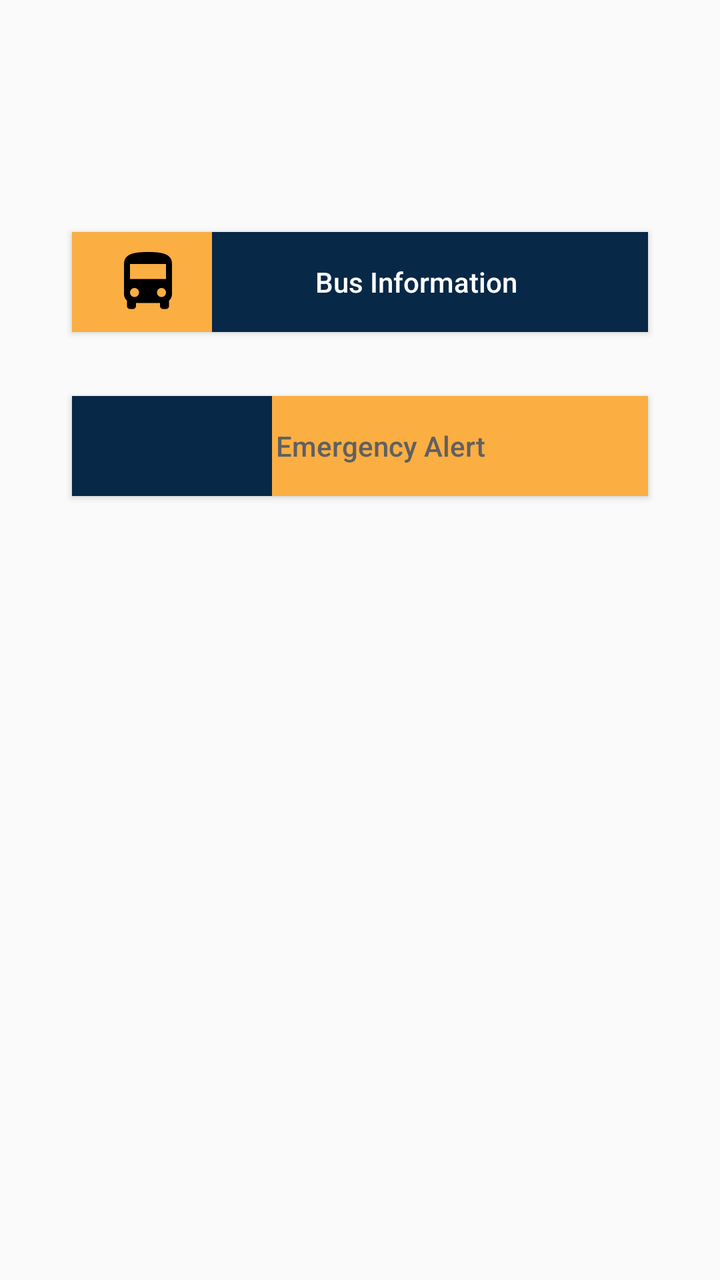
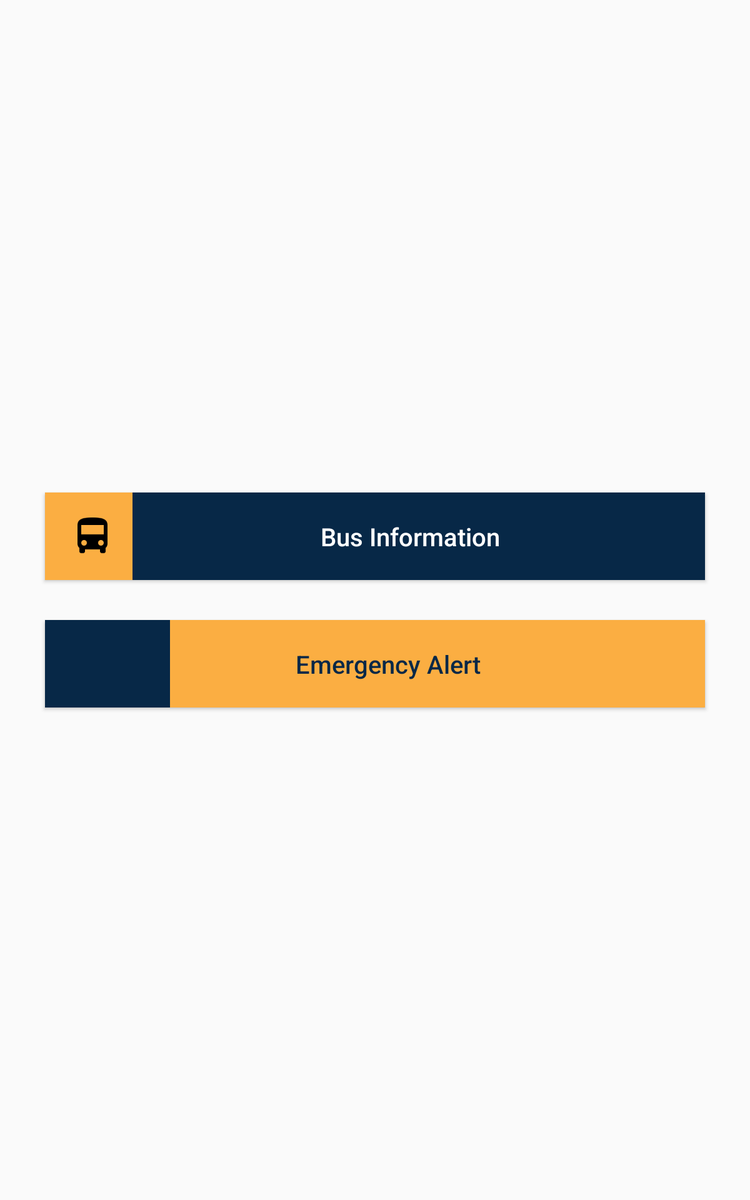

First picture: res/layout/ on a phone held upright. Second picture: the repository's own variant of that layout, on a device whose configuration matches the variant's folder. Source for both follows.
<!-- AndroidManifest.xml: application theme AppTheme -->
<!-- res/layout/driver_fregment.xml -->
<?xml version="1.0" encoding="utf-8"?>
<LinearLayout
    xmlns:android="http://schemas.android.com/apk/res/android"
    android:layout_width="match_parent"
    android:layout_height="match_parent"
    android:orientation="vertical"
    android:layout_gravity="center"
    android:paddingHorizontal="20dp"
    android:paddingVertical="100dp"
    >


    <Button
        android:id="@+id/busInfo"
        android:layout_width="match_parent"
        android:layout_height="50dp"
        android:layout_gravity="center"
        android:layout_margin="16dp"
        android:paddingLeft="20dp"
        android:clickable="true"
        android:focusable="true"
        android:background="@drawable/button_f"
        android:drawableLeft="@drawable/ic_directions_bus"
        android:text="@string/busInfo"
        android:textAlignment="center"
        android:textAllCaps="false"
        android:textColor="@android:color/white" />


    <Button
        android:id="@+id/alert"
        android:layout_width="match_parent"
        android:layout_height="50dp"
        android:layout_gravity="center"
        android:clickable="true"
        android:focusable="true"
        android:layout_margin="16dp"
        android:paddingLeft="20dp"
        android:background="@drawable/button_s"
        android:drawableLeft="@drawable/ic_add_alert"
        android:text="@string/alert"
        android:textAlignment="center"
        android:textAllCaps="false"
        />

</LinearLayout>
<!-- resources referenced by this layout -->
<resources>
  <!-- drawable button_f (drawable) -->
  <?xml version="1.0" encoding="utf-8"?>
  <selector xmlns:android="http://schemas.android.com/apk/res/android" >
      <item >
          <layer-list>
              <item android:drawable="@color/colorBackgroundButton" />
              <item android:left="70dp" android:drawable="@color/colorPrimary" />
          </layer-list>
  
      </item>
  
  </selector>
  <!-- drawable button_s (drawable) -->
  <?xml version="1.0" encoding="utf-8"?>
  <selector xmlns:android="http://schemas.android.com/apk/res/android" >
      <item >
              <layer-list>
                  <item android:drawable="@color/colorPrimary" />
                  <item android:left="100dp" android:drawable="@color/colorBackgroundButton" />
              </layer-list>
  
      </item>
  
  </selector>
  <!-- drawable ic_directions_bus: png bitmap (drawable-hdpi, 498 bytes) -->
  <string name="alert">Emergency Alert</string>
  <string name="busInfo">Bus Information</string>
  <style name="AppTheme" parent="Theme.AppCompat.Light.DarkActionBar">
          
          <item name="colorPrimary">@color/colorPrimary</item>
          <item name="colorPrimaryDark">@color/colorPrimaryDark</item>
          <item name="colorAccent">@color/colorAccent</item>
          <item name="colorControlHighlight">@color/colorHint</item>
          <item name="android:textColor">@color/colorText</item>
          <item name="android:textColorTertiaryInverse">@color/colorButtonText</item>
          <item name="android:colorControlActivated" tools:ignore="NewApi">@color/green</item>
      </style>
  <color name="colorBackgroundButton">#FBAE42</color>
  <color name="colorPrimary">#072847</color>
  <color name="colorPrimaryDark">#072847</color>
  <color name="colorAccent">#5b5b5b</color>
  <color name="colorHint">#dddddd</color>
  <color name="colorText">#606060</color>
  <color name="colorButtonText">#FFFEFE</color>
</resources>
<!-- res/layout-sw600dp/driver_fregment.xml (the repository's variant of the layout above) -->
<!-- drawn on a 7-inch tablet held upright -->
<?xml version="1.0" encoding="utf-8"?>
<ScrollView
    xmlns:android="http://schemas.android.com/apk/res/android"
    android:layout_width="match_parent"
    android:layout_height="match_parent"
    >
<LinearLayout
    android:layout_width="match_parent"
    android:layout_height="match_parent"
    android:orientation="vertical"
    android:layout_gravity="center"
    android:paddingHorizontal="20dp"
    android:paddingVertical="100dp">

    <Button
        android:id="@+id/busInfo"
        android:layout_width="match_parent"
        android:layout_height="70dp"
        android:layout_gravity="center"
        android:layout_margin="16dp"
        android:paddingLeft="20dp"
        android:clickable="true"
        android:focusable="true"
        android:background="@drawable/button_f"
        android:drawableLeft="@drawable/ic_directions_bus"
        android:text="@string/busInfo"
        android:textAlignment="center"
        android:textSize="20sp"
        android:textAllCaps="false"
        android:textColor="@android:color/white" />


    <Button
        android:id="@+id/alert"
        android:layout_width="match_parent"
        android:layout_height="70dp"
        android:layout_gravity="center"
        android:layout_margin="16dp"
        android:background="@drawable/button_s"
        android:clickable="true"
        android:drawableLeft="@drawable/ic_add_alert"
        android:focusable="true"
        android:paddingLeft="20dp"
        android:text="@string/alert"
        android:textSize="20sp"
        android:textAlignment="center"
        android:textAllCaps="false"
        android:textColor="@color/colorPrimary"/>
</LinearLayout>
</ScrollView>
<!-- resources referenced by the variant -->
<!-- as a 7-inch tablet held upright resolves them -->
<resources>
  <color name="colorPrimary">#072847</color>
  <!-- drawable button_f (drawable) -->
  <?xml version="1.0" encoding="utf-8"?>
  <selector xmlns:android="http://schemas.android.com/apk/res/android" >
      <item >
          <layer-list>
              <item android:drawable="@color/colorBackgroundButton" />
              <item android:left="70dp" android:drawable="@color/colorPrimary" />
          </layer-list>
  
      </item>
  
  </selector>
  <!-- drawable button_s (drawable) -->
  <?xml version="1.0" encoding="utf-8"?>
  <selector xmlns:android="http://schemas.android.com/apk/res/android" >
      <item >
              <layer-list>
                  <item android:drawable="@color/colorPrimary" />
                  <item android:left="100dp" android:drawable="@color/colorBackgroundButton" />
              </layer-list>
  
      </item>
  
  </selector>
  <!-- drawable ic_directions_bus: png bitmap (drawable-hdpi, 498 bytes) -->
  <string name="alert">Emergency Alert</string>
  <string name="busInfo">Bus Information</string>
  <style name="AppTheme" parent="Theme.AppCompat.Light.DarkActionBar">
          
          <item name="colorPrimary">@color/colorPrimary</item>
          <item name="colorPrimaryDark">@color/colorPrimaryDark</item>
          <item name="colorAccent">@color/colorAccent</item>
          <item name="colorControlHighlight">@color/colorHint</item>
          <item name="android:textColor">@color/colorText</item>
          <item name="android:textColorTertiaryInverse">@color/colorButtonText</item>
          <item name="android:colorControlActivated" tools:ignore="NewApi">@color/green</item>
      </style>
  <color name="colorBackgroundButton">#FBAE42</color>
  <color name="colorPrimaryDark">#072847</color>
  <color name="colorAccent">#5b5b5b</color>
  <color name="colorHint">#dddddd</color>
  <color name="colorText">#606060</color>
  <color name="colorButtonText">#FFFEFE</color>
</resources>
